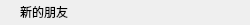
<?xml version="1.0" encoding="UTF-8"?>
<ui version="4.0">
 <class>GroupTipItem</class>
 <widget class="QWidget" name="GroupTipItem">
  <property name="geometry">
   <rect>
    <x>0</x>
    <y>0</y>
    <width>250</width>
    <height>25</height>
   </rect>
  </property>
  <property name="minimumSize">
   <size>
    <width>250</width>
    <height>25</height>
   </size>
  </property>
  <property name="maximumSize">
   <size>
    <width>250</width>
    <height>25</height>
   </size>
  </property>
  <property name="windowTitle">
   <string>Form</string>
  </property>
  <layout class="QVBoxLayout" name="verticalLayout">
   <property name="spacing">
    <number>0</number>
   </property>
   <property name="leftMargin">
    <number>20</number>
   </property>
   <property name="topMargin">
    <number>0</number>
   </property>
   <property name="rightMargin">
    <number>0</number>
   </property>
   <property name="bottomMargin">
    <number>0</number>
   </property>
   <item>
    <widget class="QLabel" name="label">
     <property name="minimumSize">
      <size>
       <width>0</width>
       <height>16</height>
      </size>
     </property>
     <property name="maximumSize">
      <size>
       <width>16777215</width>
       <height>16</height>
      </size>
     </property>
     <property name="text">
      <string>新的朋友</string>
     </property>
    </widget>
   </item>
  </layout>
 </widget>
 <resources/>
 <connections/>
</ui>
